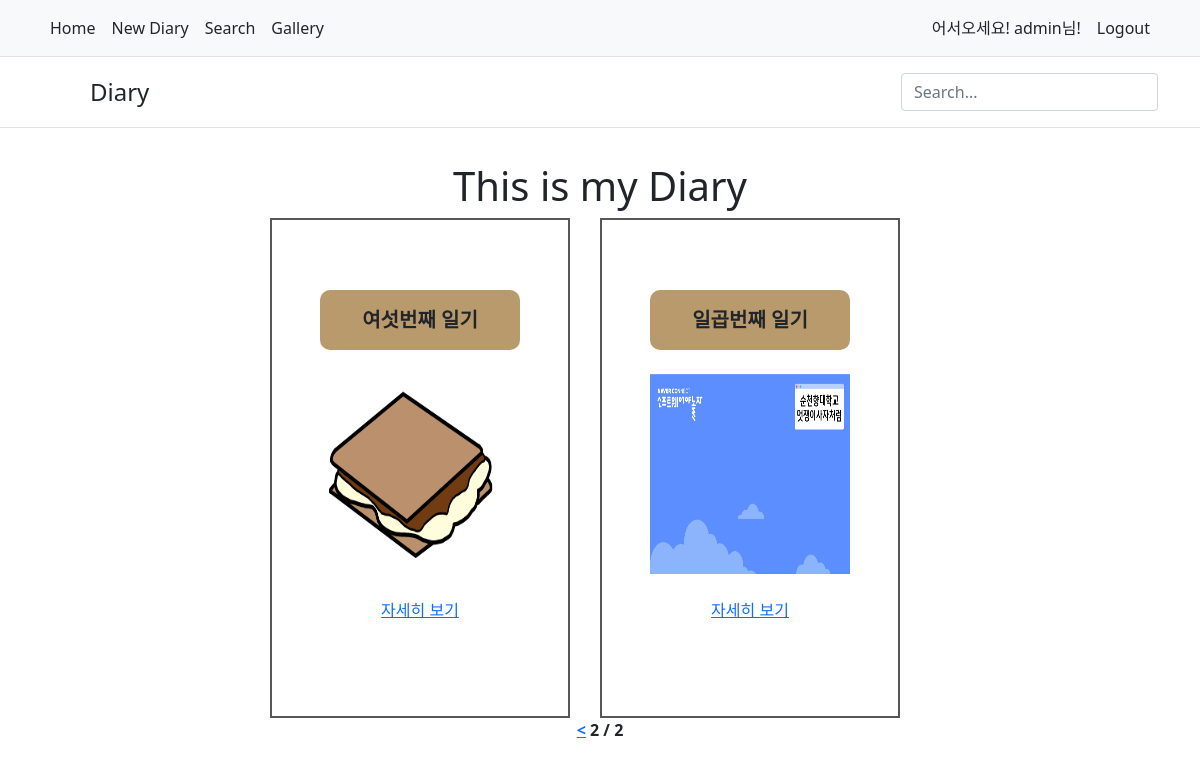
Page /?page=2 (signed in) on the committed database.
### diary/models.py (models this page shows, shortened)
class Diary(models.Model):
    title = models.CharField(max_length=50, default='')
    body = models.TextField(default='')
    time = models.DateTimeField()
    photo = models.ImageField(upload_to="diary/", blank=True, null=True)
    weather = models.CharField(max_length=20, default='')

### diary/views.py (the view)
# urls.py: 2. Add a URL to urlpatterns:  path('', views.home, name='home')
def home(request):
    diaryList = Diary.objects.all()
    paginator = Paginator(diaryList, 3)
    page_number = request.GET.get('page')
    page = paginator.get_page(page_number)
    search_word = request.POST.get('search_word')
    if search_word:
        diarys = diaryList.filter(title__icontains = search_word)
        return render(request, 'search.html', {'diary':diarys, 'search_word':search_word})
    return render(request, 'home.html', {'diary':page})

### diary/templates/home.html (shortened to what this page needs)
{% extends 'base.html' %}
{% load static %}
{% block link %} {% static 'css/home.css' %} {% endblock %}
    {% block body %}
    <h1>This is my Diary</h1>
    <div id="direction">
        {% for diaryDetail in diary %}
        <div class="diaryDetail">
            <span class="diaryTitle">{{diaryDetail.title}}</span><br>
            <span><img src="{{diaryDetail.photo.url}}" width="200" height="200" ></span><br>
            <a href="{% url 'detail' diaryDetail.id %}">
                자세히 보기
            </a><br>
        </div>
        {% endfor %}
    </div>
    <div class="diaryButton">
        {% if diary.has_previous %}
        <a href='?page={{diary.previous_page_number}}'><</a>
        {% endif %}
        <span>{{diary.number}}</span>
        <span>/</span>
        <span>{{diary.paginator.num_pages}}</span>
    </div>
    {% endblock %}

### diary/templates/base.html (shortened to what this page needs)
{% load socialaccount %}
<!DOCTYPE html>
<html lang="en">
<head>
    <link href="https://cdn.jsdelivr.net/npm/bootstrap@5.0.2/dist/css/bootstrap.min.css" rel="stylesheet">
    <link rel="stylesheet" href="{% block link %} {% endblock %}">
</head>
<body>
    <nav class="py-2 bg-light border-bottom">
        <div class="container d-flex flex-wrap">
          <ul class="nav me-auto">
            <li class="nav-item"><a href="{% url 'home' %}" class="nav-link link-dark px-2 active" aria-current="page">Home</a></li>
            <li class="nav-item"><a href="{% url 'add' %}" class="nav-link link-dark px-2">New Diary</a></li>
            <li class="nav-item"><a href="{% url 'search' %}" class="nav-link link-dark px-2">Search</a></li>
            <li class="nav-item"><a href="{% url 'gallery' %}" class="nav-link link-dark px-2">Gallery</a></li>
          </ul>
            <ul class="nav">
                {% if user.is_authenticated %}
                <li class="nav-item"><a class="nav-link link-dark px-2">어서오세요! {{user.username}}님!</a></li>
                <li class="nav-item"><a href="{% url 'logout' %}" class="nav-link link-dark px-2">Logout</a></li>
                {% endif %}
            </ul>
        </div>
      </nav>
      <header class="py-3 mb-4 border-bottom">
        <div class="container d-flex flex-wrap justify-content-center">
          <a href="/" class="d-flex align-items-center mb-3 mb-lg-0 me-lg-auto text-dark text-decoration-none">
            <svg class="bi me-2" width="40" height="32"><use xlink:href="#bootstrap"/></svg>
            <span class="fs-4">Diary</span>
          </a>
          <form class="col-12 col-lg-auto mb-3 mb-lg-0" action="" method="POST">
            <input type="search" class="form-control" name="search_word" placeholder="Search..." aria-label="Search">
          </form>
        </div>
      </header>
      <div id="blockBody">
          {% block body %} {% endblock %}
      </div>
</body>
</html>

### diary/static/css/home.css (style rules this page uses)
#blockBody { display: flex; width: 1200px; height: 600px; margin: auto; justify-content: center; align-items: center; flex-direction: column; }
#direction { display: flex; flex-direction: row; }
.diaryDetail { display: flex; width: 300px; height: 500px; justify-content: center; align-items: center; border: 2px solid rgb(87, 87, 87); flex-direction: column; margin-right: 30px; border-radius: px; }
.diaryTitle { display: flex; width: 200px; height: 60px; justify-content: center; align-items: center; background-color: rgb(185, 154, 108); border-radius: 10px; font-size: 20px; font-weight: bolder; }
.diaryButton { font-weight: bold; }

### rows in the picture
Diary: title "여섯번째 일기", photo (picture)
Diary: title "일곱번째 일기", photo (picture)

### other values in the picture
{{ user.username }} "admin"
{{ diary.number }} "2"
{{ diary.paginator.num_pages }} "2"
